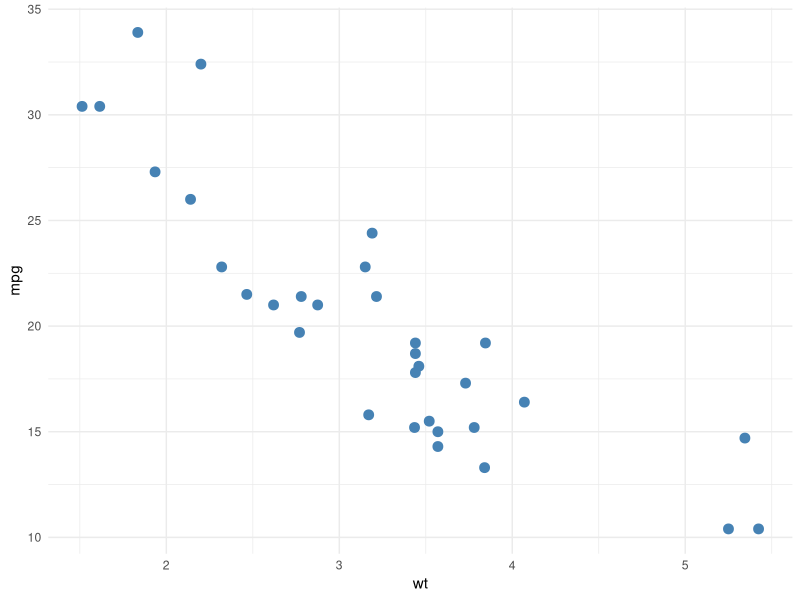

The R source for this figure:
# ============================================================
# CING MSc Bioinformatics
# Bioinformatics 101
#
# Data Visualisation Tutorial
# ============================================================

library(tidyverse)
library(ggplot2)

# Test R
R.version.string

# Test dataset
head(mtcars)

# Our first ggplot

ggplot(
  mtcars,
  aes(
    x = wt,
    y = mpg
  )
) +
  geom_point(
    size = 3,
    colour = "steelblue"
  ) +
  theme_minimal()
